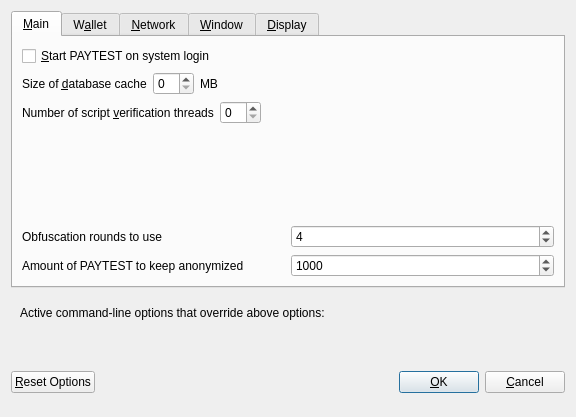
<?xml version="1.0" encoding="UTF-8"?>
<ui version="4.0">
 <class>OptionsDialog</class>
 <widget class="QDialog" name="OptionsDialog">
  <property name="geometry">
   <rect>
    <x>0</x>
    <y>0</y>
    <width>576</width>
    <height>417</height>
   </rect>
  </property>
  <property name="windowTitle">
   <string>Options</string>
  </property>
  <property name="modal">
   <bool>true</bool>
  </property>
  <layout class="QVBoxLayout" name="verticalLayout">
   <item>
    <widget class="QTabWidget" name="tabWidget">
     <property name="currentIndex">
      <number>0</number>
     </property>
     <widget class="QWidget" name="tabMain">
      <attribute name="title">
       <string>&amp;Main</string>
      </attribute>
      <layout class="QVBoxLayout" name="verticalLayout_Main">
       <item>
        <widget class="QCheckBox" name="bitcoinAtStartup">
         <property name="toolTip">
          <string>Automatically start PAYTEST after logging in to the system.</string>
         </property>
         <property name="text">
          <string>&amp;Start PAYTEST on system login</string>
         </property>
        </widget>
       </item>
       <item>
        <layout class="QHBoxLayout" name="horizontalLayout_2_Main">
         <item>
          <widget class="QLabel" name="databaseCacheLabel">
           <property name="text">
            <string>Size of &amp;database cache</string>
           </property>
           <property name="textFormat">
            <enum>Qt::PlainText</enum>
           </property>
           <property name="buddy">
            <cstring>databaseCache</cstring>
           </property>
          </widget>
         </item>
         <item>
          <widget class="QSpinBox" name="databaseCache"/>
         </item>
         <item>
          <widget class="QLabel" name="databaseCacheUnitLabel">
           <property name="text">
            <string>MB</string>
           </property>
           <property name="textFormat">
            <enum>Qt::PlainText</enum>
           </property>
          </widget>
         </item>
         <item>
          <spacer name="horizontalSpacer_2_Main">
           <property name="orientation">
            <enum>Qt::Horizontal</enum>
           </property>
           <property name="sizeHint" stdset="0">
            <size>
             <width>40</width>
             <height>20</height>
            </size>
           </property>
          </spacer>
         </item>
        </layout>
       </item>
       <item>
        <layout class="QHBoxLayout" name="horizontalLayout_3_Main">
         <item>
          <widget class="QLabel" name="threadsScriptVerifLabel">
           <property name="text">
            <string>Number of script &amp;verification threads</string>
           </property>
           <property name="textFormat">
            <enum>Qt::PlainText</enum>
           </property>
           <property name="buddy">
            <cstring>threadsScriptVerif</cstring>
           </property>
          </widget>
         </item>
         <item>
          <widget class="QSpinBox" name="threadsScriptVerif">
           <property name="toolTip">
            <string>(0 = auto, &lt;0 = leave that many cores free)</string>
           </property>
          </widget>
         </item>
         <item>
          <spacer name="horizontalSpacer_3_Main">
           <property name="orientation">
            <enum>Qt::Horizontal</enum>
           </property>
           <property name="sizeHint" stdset="0">
            <size>
             <width>40</width>
             <height>20</height>
            </size>
           </property>
          </spacer>
         </item>
        </layout>
       </item>
       <item>
        <spacer name="verticalSpacer_Main">
         <property name="orientation">
          <enum>Qt::Vertical</enum>
         </property>
         <property name="sizeHint" stdset="0">
          <size>
           <width>20</width>
           <height>40</height>
          </size>
         </property>
        </spacer>
       </item>
       <item>
        <layout class="QHBoxLayout" name="horizontalLayout_4_Main">
         <item>
          <widget class="QLabel" name="label">
           <property name="toolTip">
            <string>This setting determines the amount of individual masternodes that an input will be anonymized through.&lt;br/&gt;More rounds of anonymization gives a higher degree of privacy, but also costs more in fees.</string>
           </property>
           <property name="text">
            <string>Obfuscation rounds to use</string>
           </property>
          </widget>
         </item>
         <item>
          <widget class="QSpinBox" name="darksendRounds">
           <property name="minimum">
            <number>2</number>
           </property>
           <property name="maximum">
            <number>8</number>
           </property>
           <property name="value">
            <number>4</number>
           </property>
          </widget>
         </item>
        </layout>
       </item>
       <item>
        <layout class="QHBoxLayout" name="horizontalLayout">
         <item>
          <widget class="QLabel" name="label_2">
           <property name="toolTip">
            <string>This amount acts as a threshold to turn off Obfuscation once it's reached.</string>
           </property>
           <property name="statusTip">
            <string notr="true"/>
           </property>
           <property name="whatsThis">
            <string notr="true"/>
           </property>
           <property name="accessibleName">
            <string notr="true"/>
           </property>
           <property name="accessibleDescription">
            <string notr="true"/>
           </property>
           <property name="text">
            <string>Amount of PAYTEST to keep anonymized</string>
           </property>
          </widget>
         </item>
         <item>
          <widget class="QSpinBox" name="anonymizePayTest">
           <property name="minimum">
            <number>100</number>
           </property>
           <property name="maximum">
            <number>100000</number>
           </property>
           <property name="singleStep">
            <number>100</number>
           </property>
           <property name="value">
            <number>1000</number>
           </property>
          </widget>
         </item>
        </layout>
       </item>
      </layout>
     </widget>
     <widget class="QWidget" name="tabWallet">
      <attribute name="title">
       <string>W&amp;allet</string>
      </attribute>
      <layout class="QVBoxLayout" name="verticalLayout_Wallet">
       <item>
        <widget class="QGroupBox" name="groupBox">
         <property name="title">
          <string>Expert</string>
         </property>
         <layout class="QVBoxLayout" name="verticalLayout_2">
          <item>
           <widget class="QCheckBox" name="coinControlFeatures">
            <property name="toolTip">
             <string>Whether to show coin control features or not.</string>
            </property>
            <property name="text">
             <string>Enable coin &amp;control features</string>
            </property>
           </widget>
          </item>
          <item>
           <widget class="QCheckBox" name="showMasternodesTab">
            <property name="toolTip">
             <string>Show additional tab listing all your masternodes in first sub-tab&lt;br/&gt;and all masternodes on the network in second sub-tab.</string>
            </property>
            <property name="text">
             <string>Show Masternodes Tab</string>
            </property>
           </widget>
          </item>
          <item>
           <widget class="QCheckBox" name="spendZeroConfChange">
            <property name="toolTip">
             <string>If you disable the spending of unconfirmed change, the change from a transaction&lt;br/&gt;cannot be used until that transaction has at least one confirmation.&lt;br/&gt;This also affects how your balance is computed.</string>
            </property>
            <property name="text">
             <string>&amp;Spend unconfirmed change</string>
            </property>
           </widget>
          </item>
         </layout>
        </widget>
       </item>
       <item>
        <spacer name="verticalSpacer_Wallet">
         <property name="orientation">
          <enum>Qt::Vertical</enum>
         </property>
         <property name="sizeHint" stdset="0">
          <size>
           <width>20</width>
           <height>40</height>
          </size>
         </property>
        </spacer>
       </item>
      </layout>
     </widget>
     <widget class="QWidget" name="tabNetwork">
      <attribute name="title">
       <string>&amp;Network</string>
      </attribute>
      <layout class="QVBoxLayout" name="verticalLayout_Network">
       <item>
        <widget class="QCheckBox" name="mapPortUpnp">
         <property name="toolTip">
          <string>Automatically open the PAYTEST client port on the router. This only works when your router supports UPnP and it is enabled.</string>
         </property>
         <property name="text">
          <string>Map port using &amp;UPnP</string>
         </property>
        </widget>
       </item>
       <item>
        <widget class="QCheckBox" name="allowIncoming">
         <property name="toolTip">
          <string>Accept connections from outside</string>
         </property>
         <property name="text">
          <string>Allow incoming connections</string>
         </property>
        </widget>
       </item>
       <item>
        <widget class="QCheckBox" name="connectSocks">
         <property name="toolTip">
          <string>Connect to the PAYTEST network through a SOCKS5 proxy.</string>
         </property>
         <property name="text">
          <string>&amp;Connect through SOCKS5 proxy (default proxy):</string>
         </property>
        </widget>
       </item>
       <item>
        <layout class="QHBoxLayout" name="horizontalLayout_1_Network">
         <item>
          <widget class="QLabel" name="proxyIpLabel">
           <property name="text">
            <string>Proxy &amp;IP:</string>
           </property>
           <property name="textFormat">
            <enum>Qt::PlainText</enum>
           </property>
           <property name="buddy">
            <cstring>proxyIp</cstring>
           </property>
          </widget>
         </item>
         <item>
          <widget class="QValidatedLineEdit" name="proxyIp">
           <property name="minimumSize">
            <size>
             <width>140</width>
             <height>0</height>
            </size>
           </property>
           <property name="maximumSize">
            <size>
             <width>140</width>
             <height>16777215</height>
            </size>
           </property>
           <property name="toolTip">
            <string>IP address of the proxy (e.g. IPv4: 127.0.0.1 / IPv6: ::1)</string>
           </property>
          </widget>
         </item>
         <item>
          <widget class="QLabel" name="proxyPortLabel">
           <property name="text">
            <string>&amp;Port:</string>
           </property>
           <property name="textFormat">
            <enum>Qt::PlainText</enum>
           </property>
           <property name="buddy">
            <cstring>proxyPort</cstring>
           </property>
          </widget>
         </item>
         <item>
          <widget class="QLineEdit" name="proxyPort">
           <property name="minimumSize">
            <size>
             <width>55</width>
             <height>0</height>
            </size>
           </property>
           <property name="maximumSize">
            <size>
             <width>55</width>
             <height>16777215</height>
            </size>
           </property>
           <property name="toolTip">
            <string>Port of the proxy (e.g. 9050)</string>
           </property>
          </widget>
         </item>
         <item>
          <spacer name="horizontalSpacer_1_Network">
           <property name="orientation">
            <enum>Qt::Horizontal</enum>
           </property>
           <property name="sizeHint" stdset="0">
            <size>
             <width>40</width>
             <height>20</height>
            </size>
           </property>
          </spacer>
         </item>
        </layout>
       </item>
       <item>
        <spacer name="verticalSpacer_Network">
         <property name="orientation">
          <enum>Qt::Vertical</enum>
         </property>
         <property name="sizeHint" stdset="0">
          <size>
           <width>20</width>
           <height>40</height>
          </size>
         </property>
        </spacer>
       </item>
      </layout>
     </widget>
     <widget class="QWidget" name="tabWindow">
      <attribute name="title">
       <string>&amp;Window</string>
      </attribute>
      <layout class="QVBoxLayout" name="verticalLayout_Window">
       <item>
        <widget class="QCheckBox" name="minimizeToTray">
         <property name="toolTip">
          <string>Show only a tray icon after minimizing the window.</string>
         </property>
         <property name="text">
          <string>&amp;Minimize to the tray instead of the taskbar</string>
         </property>
        </widget>
       </item>
       <item>
        <widget class="QCheckBox" name="minimizeOnClose">
         <property name="toolTip">
          <string>Minimize instead of exit the application when the window is closed. When this option is enabled, the application will be closed only after selecting Quit in the menu.</string>
         </property>
         <property name="text">
          <string>M&amp;inimize on close</string>
         </property>
        </widget>
       </item>
       <item>
        <spacer name="verticalSpacer_Window">
         <property name="orientation">
          <enum>Qt::Vertical</enum>
         </property>
         <property name="sizeHint" stdset="0">
          <size>
           <width>20</width>
           <height>40</height>
          </size>
         </property>
        </spacer>
       </item>
      </layout>
     </widget>
     <widget class="QWidget" name="tabDisplay">
      <attribute name="title">
       <string>&amp;Display</string>
      </attribute>
      <layout class="QVBoxLayout" name="verticalLayout_Display">
       <item>
        <layout class="QHBoxLayout" name="horizontalLayout_1_Display">
         <item>
          <widget class="QLabel" name="langLabel">
           <property name="text">
            <string>User Interface &amp;language:</string>
           </property>
           <property name="textFormat">
            <enum>Qt::PlainText</enum>
           </property>
           <property name="buddy">
            <cstring>lang</cstring>
           </property>
          </widget>
         </item>
         <item>
          <widget class="QValueComboBox" name="lang">
           <property name="toolTip">
            <string>The user interface language can be set here. This setting will take effect after restarting PAYTEST.</string>
           </property>
          </widget>
         </item>
        </layout>
       </item>
       <item>
        <widget class="QLabel" name="label_3">
         <property name="toolTip">
          <string notr="true"/>
         </property>
         <property name="statusTip">
          <string notr="true"/>
         </property>
         <property name="whatsThis">
          <string notr="true"/>
         </property>
         <property name="accessibleName">
          <string notr="true"/>
         </property>
         <property name="text">
          <string>Language missing or translation incomplete? Help contributing translations here:
https://www.transifex.com/paytest-project/paytest-project-translations</string>
         </property>
         <property name="wordWrap">
          <bool>true</bool>
         </property>
         <property name="openExternalLinks">
          <bool>true</bool>
         </property>
         <property name="textInteractionFlags">
          <set>Qt::TextBrowserInteraction</set>
         </property>
        </widget>
       </item>
       <item>
        <layout class="QHBoxLayout" name="horizontalLayout_4_Display" stretch="0,0">
         <item>
          <widget class="QLabel" name="themeLabel">
           <property name="text">
            <string>User Interface Theme:</string>
           </property>
          </widget>
         </item>
         <item>
          <widget class="QValueComboBox" name="theme"/>
         </item>
        </layout>
       </item>
       <item>
        <widget class="Line" name="line">
         <property name="orientation">
          <enum>Qt::Horizontal</enum>
         </property>
        </widget>
       </item>
       <item>
        <layout class="QHBoxLayout" name="horizontalLayout_2_Display">
         <item>
          <widget class="QLabel" name="unitLabel">
           <property name="text">
            <string>&amp;Unit to show amounts in:</string>
           </property>
           <property name="textFormat">
            <enum>Qt::PlainText</enum>
           </property>
           <property name="buddy">
            <cstring>unit</cstring>
           </property>
          </widget>
         </item>
         <item>
          <widget class="QValueComboBox" name="unit">
           <property name="toolTip">
            <string>Choose the default subdivision unit to show in the interface and when sending coins.</string>
           </property>
          </widget>
         </item>
        </layout>
       </item>
       <item>
        <layout class="QHBoxLayout" name="horizontalLayout_5_Display">
         <item>
          <widget class="QLabel" name="digitsLabel">
           <property name="text">
            <string>Decimal digits</string>
           </property>
          </widget>
         </item>
         <item>
          <widget class="QValueComboBox" name="digits"/>
         </item>
        </layout>
       </item>
       <item>
        <layout class="QHBoxLayout" name="horizontalLayout_3_Display">
         <item>
          <widget class="QLabel" name="thirdPartyTxUrlsLabel">
           <property name="toolTip">
            <string>Third party URLs (e.g. a block explorer) that appear in the transactions tab as context menu items. %s in the URL is replaced by transaction hash. Multiple URLs are separated by vertical bar |.</string>
           </property>
           <property name="text">
            <string>Third party transaction URLs</string>
           </property>
           <property name="buddy">
            <cstring>thirdPartyTxUrls</cstring>
           </property>
          </widget>
         </item>
         <item>
          <widget class="QLineEdit" name="thirdPartyTxUrls">
           <property name="toolTip">
            <string>Third party URLs (e.g. a block explorer) that appear in the transactions tab as context menu items. %s in the URL is replaced by transaction hash. Multiple URLs are separated by vertical bar |.</string>
           </property>
          </widget>
         </item>
        </layout>
       </item>
       <item>
        <spacer name="verticalSpacer">
         <property name="orientation">
          <enum>Qt::Vertical</enum>
         </property>
         <property name="sizeHint" stdset="0">
          <size>
           <width>20</width>
           <height>40</height>
          </size>
         </property>
        </spacer>
       </item>
      </layout>
     </widget>
    </widget>
   </item>
   <item>
    <widget class="QFrame" name="frame">
     <layout class="QVBoxLayout" name="verticalLayout_Bottom">
      <item>
       <layout class="QHBoxLayout" name="horizontalLayout_Bottom">
        <item>
         <widget class="QLabel" name="overriddenByCommandLineInfoLabel">
          <property name="text">
           <string>Active command-line options that override above options:</string>
          </property>
          <property name="textFormat">
           <enum>Qt::PlainText</enum>
          </property>
         </widget>
        </item>
        <item>
         <spacer name="horizontalSpacer_Bottom">
          <property name="orientation">
           <enum>Qt::Horizontal</enum>
          </property>
          <property name="sizeHint" stdset="0">
           <size>
            <width>40</width>
            <height>20</height>
           </size>
          </property>
         </spacer>
        </item>
       </layout>
      </item>
      <item>
       <widget class="QLabel" name="overriddenByCommandLineLabel">
        <property name="text">
         <string/>
        </property>
        <property name="textFormat">
         <enum>Qt::PlainText</enum>
        </property>
        <property name="wordWrap">
         <bool>true</bool>
        </property>
       </widget>
      </item>
     </layout>
    </widget>
   </item>
   <item>
    <layout class="QHBoxLayout" name="horizontalLayout_Buttons">
     <item>
      <widget class="QPushButton" name="resetButton">
       <property name="toolTip">
        <string>Reset all client options to default.</string>
       </property>
       <property name="text">
        <string>&amp;Reset Options</string>
       </property>
       <property name="autoDefault">
        <bool>false</bool>
       </property>
      </widget>
     </item>
     <item>
      <spacer name="horizontalSpacer_1">
       <property name="orientation">
        <enum>Qt::Horizontal</enum>
       </property>
       <property name="sizeHint" stdset="0">
        <size>
         <width>40</width>
         <height>48</height>
        </size>
       </property>
      </spacer>
     </item>
     <item>
      <widget class="QLabel" name="statusLabel">
       <property name="minimumSize">
        <size>
         <width>200</width>
         <height>0</height>
        </size>
       </property>
       <property name="font">
        <font>
         <weight>75</weight>
         <bold>true</bold>
        </font>
       </property>
       <property name="text">
        <string/>
       </property>
       <property name="textFormat">
        <enum>Qt::PlainText</enum>
       </property>
       <property name="wordWrap">
        <bool>true</bool>
       </property>
      </widget>
     </item>
     <item>
      <spacer name="horizontalSpacer_2">
       <property name="orientation">
        <enum>Qt::Horizontal</enum>
       </property>
       <property name="sizeHint" stdset="0">
        <size>
         <width>40</width>
         <height>48</height>
        </size>
       </property>
      </spacer>
     </item>
     <item>
      <widget class="QPushButton" name="okButton">
       <property name="text">
        <string>&amp;OK</string>
       </property>
       <property name="autoDefault">
        <bool>false</bool>
       </property>
       <property name="default">
        <bool>true</bool>
       </property>
      </widget>
     </item>
     <item>
      <widget class="QPushButton" name="cancelButton">
       <property name="text">
        <string>&amp;Cancel</string>
       </property>
       <property name="autoDefault">
        <bool>false</bool>
       </property>
      </widget>
     </item>
    </layout>
   </item>
  </layout>
 </widget>
 <customwidgets>
  <customwidget>
   <class>QValidatedLineEdit</class>
   <extends>QLineEdit</extends>
   <header>qvalidatedlineedit.h</header>
  </customwidget>
  <customwidget>
   <class>QValueComboBox</class>
   <extends>QComboBox</extends>
   <header>qvaluecombobox.h</header>
  </customwidget>
 </customwidgets>
 <resources/>
 <connections/>
</ui>
